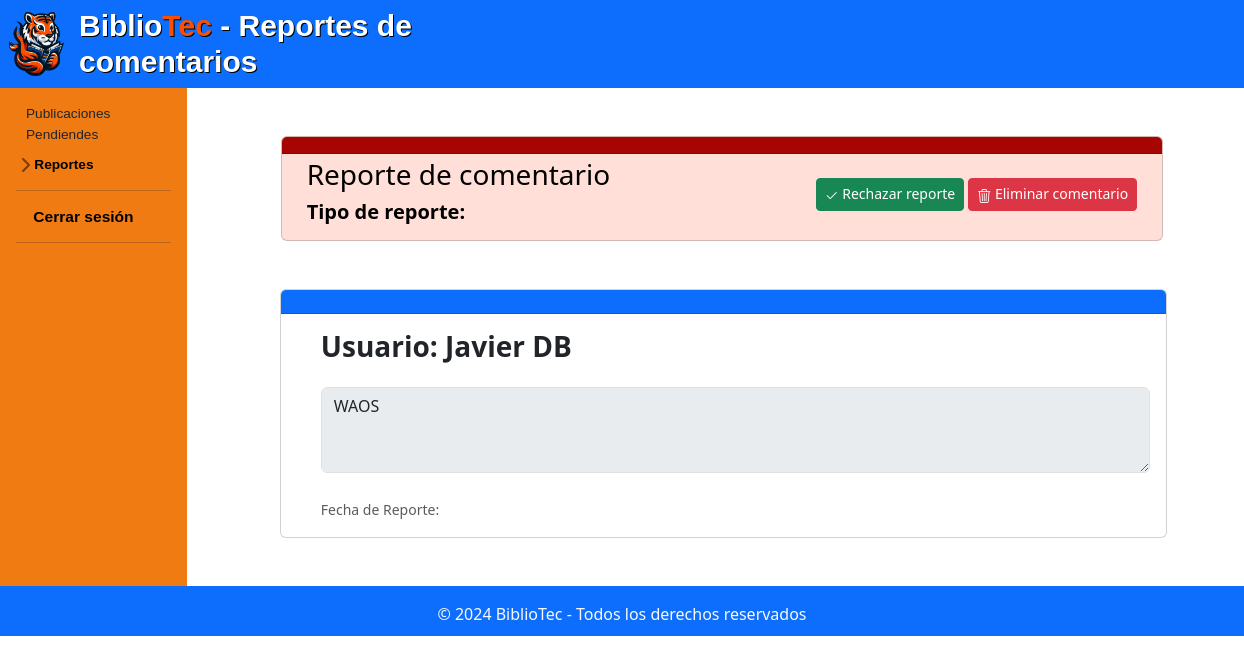
/administracion/administrador/reporte_comentario.php?id=10, run on an earlier commit of the app's database.
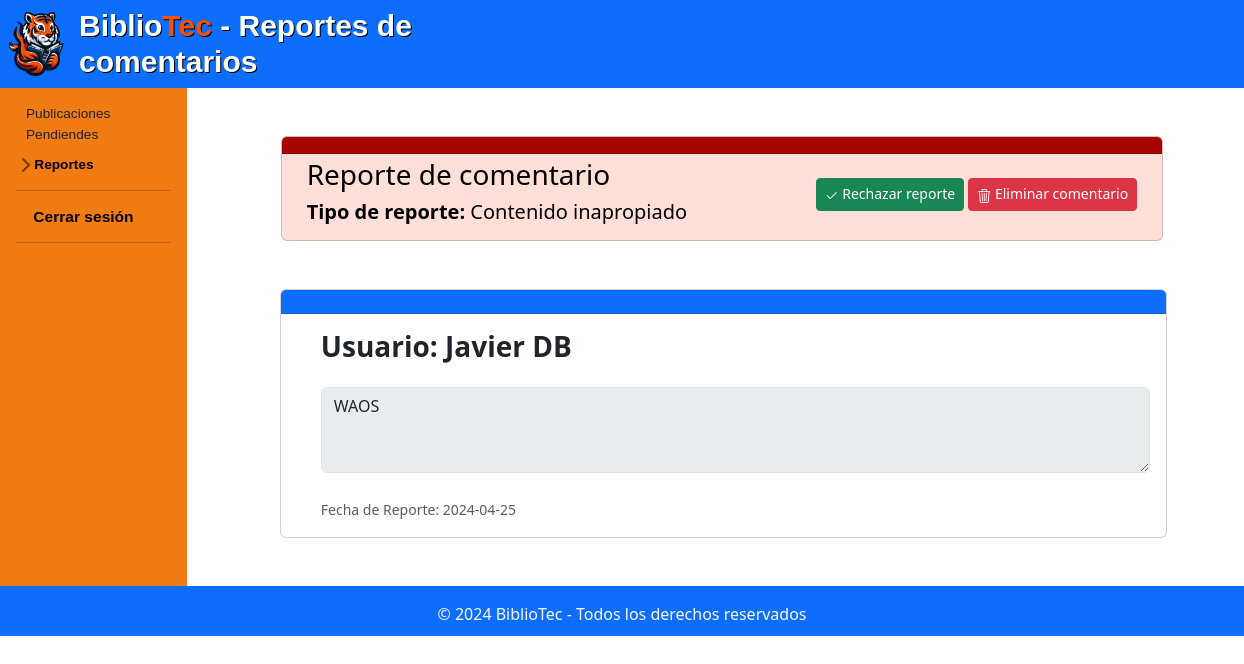
And on a later commit of the database.
### tables this page shows
CREATE TABLE IF NOT EXISTS `reportecomentario` (
  `idReporteCom` int NOT NULL AUTO_INCREMENT,
  `idComent` int NOT NULL,
  `fecha_Report` date NOT NULL,
  `motivo_Report` varchar(70) NOT NULL,
  `estado_Report` tinyint NOT NULL,
  PRIMARY KEY (`idReporteCom`),
  KEY `fk_ReporteComentario_Comentario1_idx` (`idComent`)
);

### administracion/administrador/reporte_comentario.php (the view, shortened to what the changed rows need)
<?php
$link = include('../../php/conexion.php');
if (isset($_GET['id'])) {
    $idComent = $_GET['id'];
    $query = "SELECT c.*, u.nom_Us, u.apell_Us FROM comentario c
              JOIN usuario u ON c.idUsuario = u.idUsuario
              WHERE c.idComent = $idComent";
    $query2 = "SELECT * FROM reportecomentario WHERE idComent = $idComent";
    $result = mysqli_query($link, $query);
    $registro = mysqli_query($link, $query2);
    $fila = mysqli_fetch_array($registro);
    if (mysqli_num_rows($result) == 1) {
        $comentario = mysqli_fetch_assoc($result);
    } else {
        header("Location: ../home.php");
        exit();
    }
} else {
    header("Location: ../home.php");
    exit();
}
session_start();?>
<!DOCTYPE html>
<html lang="en">
<head>
    <link rel="stylesheet" href="../../css/normalizar.css">
    <link rel="stylesheet" href="../../css/estilos.css">
    <link rel="stylesheet" href="../../css/hover-min.css">
    <link rel="stylesheet" href="../../css/animate.css">
    <link rel="stylesheet" href="../../css/sidebars.css">
    <link rel="stylesheet" href="../../publicacion/style.css">
    <link rel="stylesheet" href="../../css\estiloReg.css">
    <link rel="stylesheet" href="https://cdnjs.cloudflare.com/ajax/libs/animate.css/4.1.1/animate.min.css" />
    <link href="https://cdn.jsdelivr.net/npm/bootstrap@5.3.3/dist/css/bootstrap.min.css" rel="stylesheet">
    <link rel="stylesheet" href="https://cdn.jsdelivr.net/npm/bootstrap-icons@1.11.3/font/bootstrap-icons.min.css">
    <link rel="stylesheet" href="https://cdn.jsdelivr.net/npm/@docsearch/css@3">
</head>
<body>
    <div class="container-fluid" >
        <div class="row" >
            <main role="main" class="col-md-9 ml-sm-auto col-lg-10 px-4" style="font-weight:normal; margin-left: 1.5%;">
                    <div class="container mt-5 mb-6" >
                        <div class="row" >
                            <div class="col-md-11" style="margin-left: 4%;">
                                <div class="card card-details" style="background-color:rgba(255, 51, 0, 0.158);" >
                                    <div class="row"  >
                                        <div class="col  mt-1 mb-2" style="color: black;">
                                            <h5><Span style="margin-left: 2vmax;"><b>Tipo de reporte: </b></Span><span><?php echo $fila['motivo_Report'];?></span></h5>
                                        </div>
                                    </div>
                                </div>
                            </div>
                        </div>
                                        <div class="card mt-5 mb-5" style="height: 40%; width: 92%; margin-left: 4%;">
                                            <div class="card-body">
                                                <div class="row">
                                                    <div class="col">
                                                        <h3 class="mb-4"><b>Usuario: <?php echo $comentario['nom_Us']; ?>  <?php echo $comentario['apell_Us'];?></b></h3>
                                                        <textarea class="form-control mb-4" id="comentario" name="comentario" rows="3" disabled><?php echo $comentario['text_Coment']; ?></textarea>
                                                        <small class="text-muted mb-2">Fecha de Reporte: <?php echo $fila['fecha_Report']; ?></small>
                                                    </div>
                                                </div>
                                            </div>
                                        </div>
            </main>
        </div>
    </div>
</body>
</html>

What changed in the data, as far as the page shows it:
added reportecomentario: motivo_Report "Contenido inapropiado", fecha_Report "2024-04-25"
